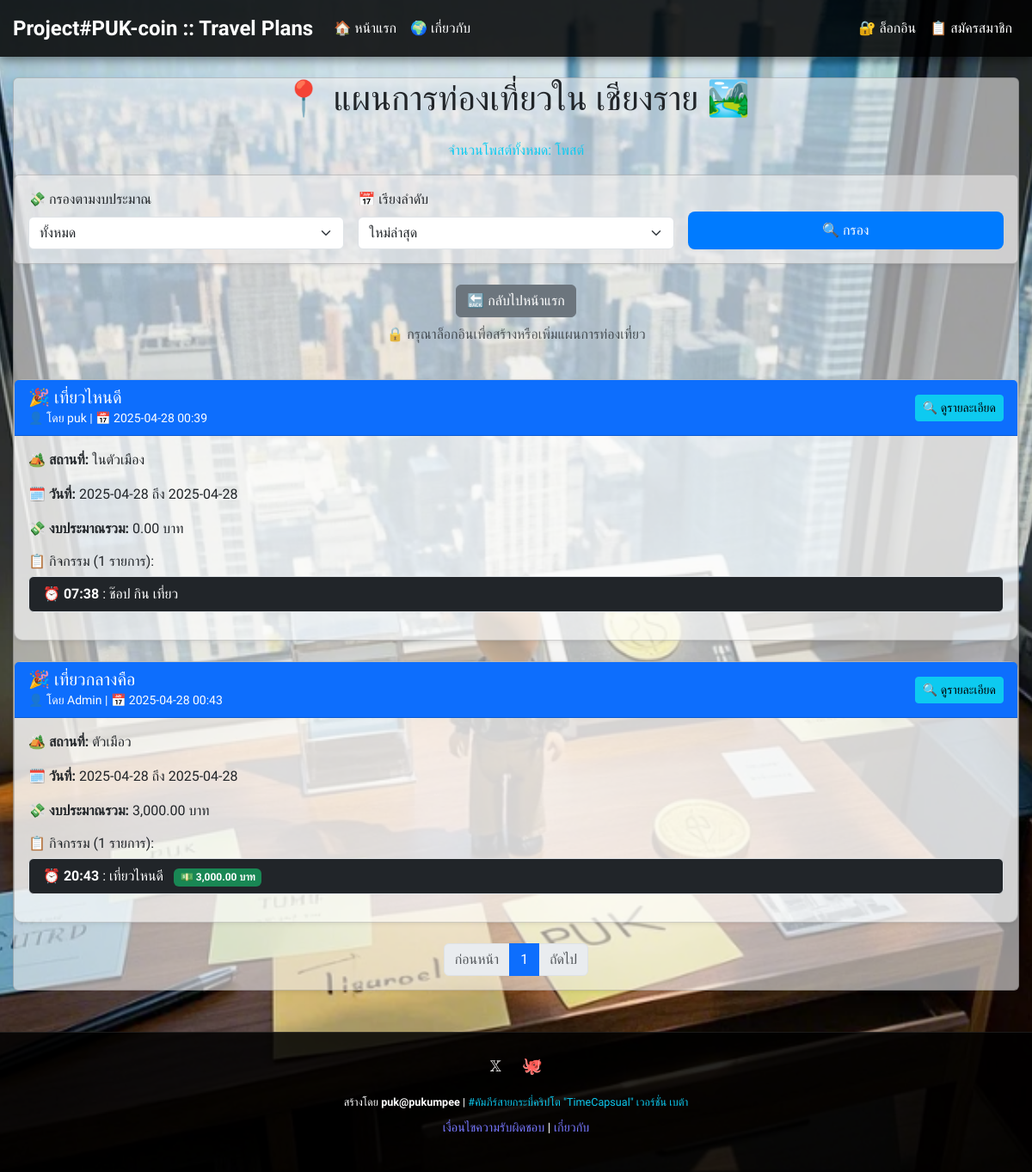
Page /province/13 on the committed database.
### models.py (models this page shows)
class Province(db.Model):
    id = db.Column(db.Integer, primary_key=True)
    name = db.Column(db.String(100), unique=True, nullable=False)

class TravelPlan(db.Model):
    id = db.Column(db.Integer, primary_key=True)
    user_id = db.Column(db.Integer, db.ForeignKey('user.id'))
    province_id = db.Column(db.Integer, db.ForeignKey('province.id'))
    name = db.Column(db.String(200), nullable=False)
    location = db.Column(db.String(200))
    start_date = db.Column(db.String(10))
    end_date = db.Column(db.String(10))
    total_budget = db.Column(db.Float, default=0)
    created_at = db.Column(db.DateTime, default=db.func.current_timestamp())
    user = db.relationship('User', backref='plans')
    province = db.relationship('Province', backref='plans')

class User(db.Model):
    id = db.Column(db.Integer, primary_key=True)
    username = db.Column(db.String(80), unique=True, nullable=False)
    password = db.Column(db.String(120), nullable=False)
    puk_coins = db.Column(db.Integer, default=100)
    wallet_address = db.Column(db.String(42), nullable=True)

class Activity(db.Model):
    id = db.Column(db.Integer, primary_key=True)
    travel_plan_id = db.Column(db.Integer, db.ForeignKey('travel_plan.id'))
    time = db.Column(db.String(5))
    detail = db.Column(db.String(200))
    budget = db.Column(db.Float)
    image_path = db.Column(db.String(200))
    travel_plan = db.relationship('TravelPlan', backref='activities')

### app.py (the view)
@app.route('/province/<int:province_id>')
def province(province_id):
    province = db.session.get(Province, province_id) or Province.query.get_or_404(province_id)
    page = request.args.get('page', 1, type=int)
    plans = TravelPlan.query.filter_by(province_id=province_id).options(db.joinedload(TravelPlan.activities)).paginate(page=page, per_page=10, error_out=False)
    for plan in plans.items:  # Use .items to access the plans on the current page
        print(f"Plan {plan.id} has {len(plan.activities)} activities")
        for activity in plan.activities:
            print(f"Activity: time={activity.time}, detail={activity.detail}, budget={activity.budget}")
    return render_template('province.html', province=province, plans=plans)

### app.py (called while the page is built)
@app.context_processor
def inject_user():
    user = None
    puk_coins = 0
    if 'user_id' in session:
        user = db.session.get(User, session['user_id'])
        if user:
            puk_coins = user.puk_coins
        else:
            session.pop('user_id', None)
    return dict(current_user=user, puk_coins=puk_coins)

@app.template_filter('format_number')
def format_number(value, precision=2):
    try:
        formatted = f"{float(value):,.{precision}f}"
        return formatted
    except (ValueError, TypeError):
        return value

### templates/province.html (shortened to what this page needs)
{% extends 'base.html' %}
{% block content %}
<div class="card mb-4 shadow-sm" style="background: rgba(240, 238, 238, 0.6);">
        <h1 class="text-center mb-4">📍 แผนการท่องเที่ยวใน {{ province.name }} 🏞️</h1>
        <p class="text-center text-info">จำนวนโพสต์ทั้งหมด: {{ plan_count }} โพสต์</p>
        <div class="card mb-4 shadow-sm" style="background: rgba(240, 238, 238, 0.6);">
            <div class="card-body">
                <form method="GET" class="row g-3">
                    <div class="col-md-4">
                        <label for="budget" class="form-label">💸 กรองตามงบประมาณ</label>
                        <select name="budget" id="budget" class="form-select">
                            <option value="">ทั้งหมด</option>
                        </select>
                    </div>
                    <div class="col-md-4">
                        <label for="sort" class="form-label">📅 เรียงลำดับ</label>
                        <select name="sort" id="sort" class="form-select">
                            <option value="newest" {% if request.args.get('sort') == 'newest' %}selected{% endif %}>ใหม่ล่าสุด</option>
                        </select>
                    </div>
                    <div class="col-md-4 d-flex align-items-end">
                        <button type="submit" class="btn btn-primary w-100">🔍 กรอง</button>
                    </div>
                </form>
            </div>
        </div>
        <div class="mb-4 text-center">
            <a href="{{ url_for('index') }}" class="btn btn-secondary">🔙 กลับไปหน้าแรก</a>
            {% if session.user_id %}
                <a href="{{ url_for('post', province_id=province.id) }}" class="btn btn-success">✨ สร้างแผนใหม่</a>
            {% else %}
                <p class="text-muted mt-2">🔒 กรุณาล็อกอินเพื่อสร้างหรือเพิ่มแผนการท่องเที่ยว</p>
            {% endif %}
        </div>
        {% if plans %}
            {% for plan in plans.items %}
                <div class="card mb-4 shadow-sm" style="background: rgba(255, 255, 255, 0.6); border-radius: 10px;">
                    <div class="card-header bg-primary text-white d-flex justify-content-between align-items-center">
                        <div>
                            <h5 class="mb-0">🎉 {{ plan.name }}</h5>
                            <small>👤 โดย {{ plan.user.username }} | 📅 {{ plan.created_at.strftime('%Y-%m-%d %H:%M') }}</small>
                        </div>
                        <a href="{{ url_for('plan_detail', plan_id=plan.id) }}" class="btn btn-sm btn-info">🔍 ดูรายละเอียด</a>
                    </div>
                    <div class="card-body">
                        <p><strong>🏕️ สถานที่:</strong> {{ plan.location or 'ไม่ระบุ' }}</p>
                        <p><strong>🗓️ วันที่:</strong> {{ plan.start_date }} ถึง {{ plan.end_date }}</p>
                        <p><strong>💸 งบประมาณรวม:</strong> {{ plan.total_budget|format_number }} บาท</p>
                        <h6>📋 กิจกรรม ({{ plan.activities|length }} รายการ):</h6>
                        {% if plan.activities %}
                            <div class="collapse show" id="activities-{{ plan.id }}">
                                <ul class="list-group mb-3" style="max-height: 150px; overflow-y: auto;">
                                    {% for activity in plan.activities[:3] %}
                                        <li class="list-group-item d-flex align-items-start bg-dark text-white">
                                            <div>
                                                {% if activity.time %}
                                                    ⏰ <strong>{{ activity.time }}</strong>
                                                {% else %}
                                                    ⏰ <span class="text-muted">ไม่ระบุเวลา</span>
                                                {% endif %}
                                                {% if activity.detail %}
                                                    : {{ activity.detail|truncate(50) }}
                                                {% else %}
                                                    : <span class="text-muted">ไม่มีรายละเอียด</span>
                                                {% endif %}
                                                {% if activity.budget %}
                                                    <span class="badge bg-success ms-2">💵 {{ activity.budget|format_number }} บาท</span>
                                                {% endif %}
                                            </div>
                                        </li>
                                    {% endfor %}
                                </ul>
                            </div>
                        {% else %}
                            <p class="text-muted">😔 ยังไม่มีกิจกรรมในแผนนี้</p>
                        {% endif %}
                    </div>
                </div>
            {% endfor %}
            <nav aria-label="Plan pagination">
                <ul class="pagination justify-content-center">
                    {% if plans.has_prev %}
                        <li class="page-item">
                            <a class="page-link" href="{{ url_for('province', province_id=province.id, page=plans.prev_num, budget=request.args.get('budget'), sort=request.args.get('sort')) }}">ก่อนหน้า</a>
                        </li>
                    {% else %}
                        <li class="page-item disabled">
                            <span class="page-link">ก่อนหน้า</span>
                        </li>
                    {% endif %}
                    {% for page_num in plans.iter_pages(left_edge=1, right_edge=1, left_current=2, right_current=2) %}
                        {% if page_num %}
                            {% if plans.page == page_num %}
                                <li class="page-item active">
                                    <span class="page-link">{{ page_num }}</span>
                                </li>
                            {% else %}
                                <li class="page-item">
                                    <a class="page-link" href="{{ url_for('province', province_id=province.id, page=page_num, budget=request.args.get('budget'), sort=request.args.get('sort')) }}">{{ page_num }}</a>
                                </li>
                            {% endif %}
                        {% else %}
                            <li class="page-item disabled">
                                <span class="page-link">...</span>
                            </li>
                        {% endif %}
                    {% endfor %}
                    {% if plans.has_next %}
                        <li class="page-item">
                            <a class="page-link" href="{{ url_for('province', province_id=province.id, page=plans.next_num, budget=request.args.get('budget'), sort=request.args.get('sort')) }}">ถัดไป</a>
                        </li>
                    {% else %}
                        <li class="page-item disabled">
                            <span class="page-link">ถัดไป</span>
                        </li>
                    {% endif %}
                </ul>
            </nav>
        {% endif %}
    </div>
{% endblock %}

### rows in the picture
Province: name "เชียงราย"
TravelPlan: name "เที่ยวไหนดี", user.username "puk", created_at "2025-04-28 00:39", location "ในตัวเมือง", start_date "2025-04-28", end_date "2025-04-28", total_budget "0.00", activities|length "1"
Activity: time "07:38", detail "ช๊อป กิน เที่ยว"
TravelPlan: name "เที่ยวกลางคือ", user.username "Admin", created_at "2025-04-28 00:43", location "ตัวเมือว", start_date "2025-04-28", end_date "2025-04-28", total_budget "3,000.00", activities|length "1"
Activity: time "20:43", detail "เที่ยวไหนดี", budget "3,000.00"

### other values in the picture
{{ page_num }} "1"
